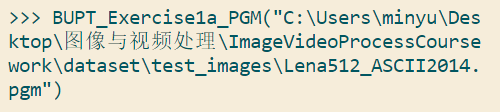
%> input picture code/image-1.png, 500 x 112 px
$ octave --eval "result = BUPT_Exercise2b('image-1.png');"   (GNU Octave 9; MATLAB toolbox functions it lacks are replaced by stand-ins)
%> lines starting %> are read from the running program, lines starting %| are printed output that depends on the picture
function histogram = BUPT_Exercise2b(path)
%> called with path = 'image-1.png'
im=imread(path);
%> im is the input picture: size 112x500x3 uint8; mean R, G, B 222.5, 221.4, 205.3
im=uint8(im);
figure();
imhist(im);
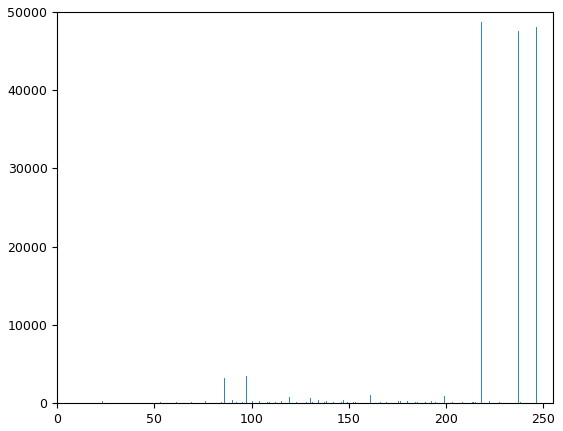
%> figure redrawn from the program's plot data; highest point at x = 218, y = 48722
%% equal
equal_im=histeq(im);
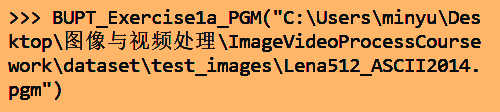
%> equal_im: size 112x500x3 uint8; mean R, G, B 221.3, 158.3, 92.9
figure();
subplot(1,2,1)
imshow(equal_im)
subplot(1,2,2)
imhist(equal_im)
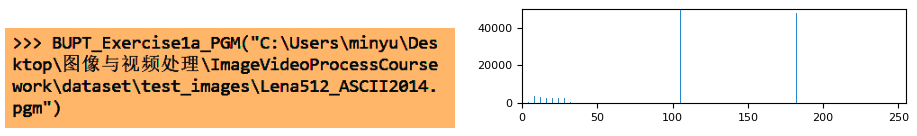
%> figure redrawn from the program's plot data, 2 panels
imwrite(equal_im,'../results/output/exercise2c/enhanced.jpg');
end
%> (the run ends here)

$ run again, on code/image-10.png
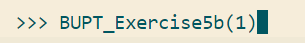
%> input picture code/image-10.png, 305 x 43 px
%> in BUPT_Exercise2b, im is the input picture: size 43x305x3 uint8; mean R, G, B 225, 223.4, 206.9
%> in BUPT_Exercise2b, `imhist(im);`:
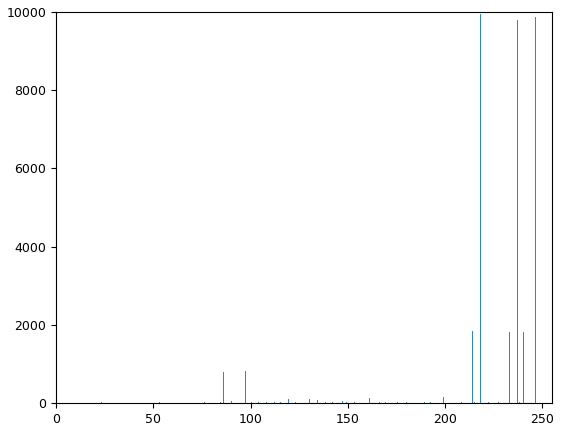
%> figure redrawn from the program's plot data; highest point at x = 218, y = 9958
%> in BUPT_Exercise2b, `imhist(equal_im)`:
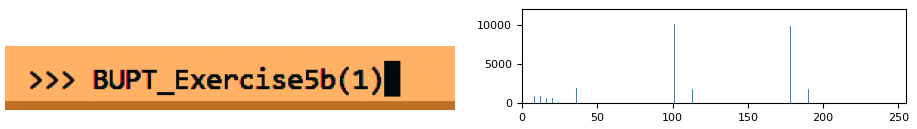
%> figure redrawn from the program's plot data, 2 panels

$ run again, on code/image-11.png
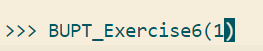
%> input picture code/image-11.png, 263 x 51 px
%> in BUPT_Exercise2b, im is the input picture: size 51x263x3 uint8; mean R, G, B 227.8, 225.2, 208.3
%> in BUPT_Exercise2b, `imhist(im);`:
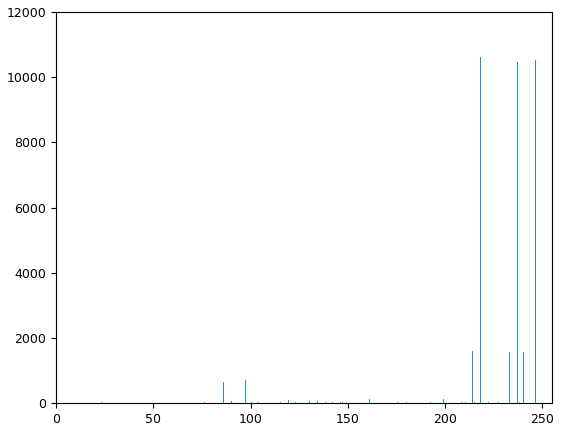
%> figure redrawn from the program's plot data; highest point at x = 218, y = 10609
%> in BUPT_Exercise2b, `imhist(equal_im)`:
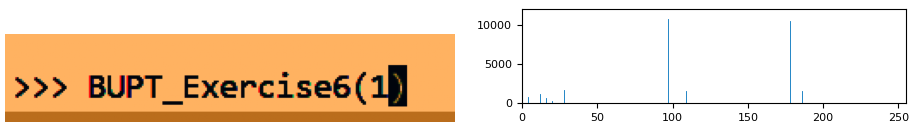
%> figure redrawn from the program's plot data, 2 panels

$ run again, on code/image-12.png
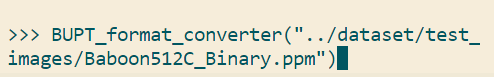
%> input picture code/image-12.png, 494 x 77 px
%> in BUPT_Exercise2b, im is the input picture: size 77x494x3 uint8; mean R, G, B 225.7, 223.8, 207.2
%> in BUPT_Exercise2b, `equal_im=histeq(im);`:
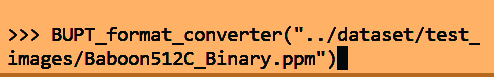
%> equal_im: size 77x494x3 uint8; mean R, G, B 224.4, 155.6, 87.8
%> in BUPT_Exercise2b, `imhist(equal_im)`:
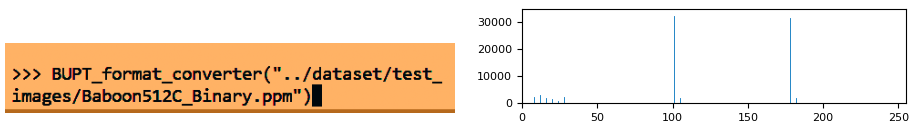
%> figure redrawn from the program's plot data, 2 panels
